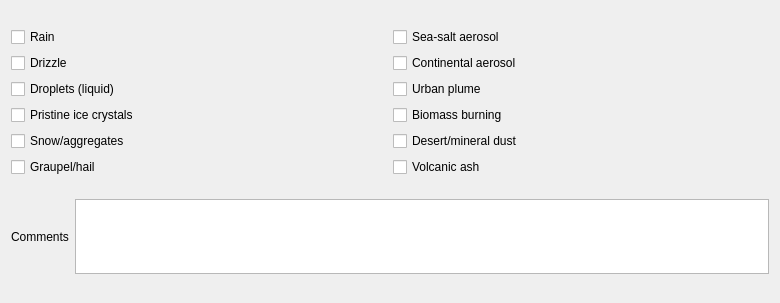
          <widget class="QWidget" name="page_6">
           <property name="geometry">
            <rect>
             <x>0</x>
             <y>0</y>
             <width>780</width>
             <height>303</height>
            </rect>
           </property>
           <attribute name="label">
            <string>Cloud, Precipitation and Aerosol Particles Sampled</string>
           </attribute>
           <layout class="QVBoxLayout" name="verticalLayout_21">
            <item>
             <layout class="QHBoxLayout" name="horizontalLayout_25">
              <item>
               <layout class="QVBoxLayout" name="verticalLayout_19">
                <item>
                 <widget class="QCheckBox" name="rainCheck">
                  <property name="text">
                   <string>Rain</string>
                  </property>
                 </widget>
                </item>
                <item>
                 <widget class="QCheckBox" name="drizzleCheck">
                  <property name="text">
                   <string>Drizzle</string>
                  </property>
                 </widget>
                </item>
                <item>
                 <widget class="QCheckBox" name="dropletsCheck">
                  <property name="text">
                   <string>Droplets (liquid)</string>
                  </property>
                 </widget>
                </item>
                <item>
                 <widget class="QCheckBox" name="pristineIceCrystalsCheck">
                  <property name="text">
                   <string>Pristine ice crystals</string>
                  </property>
                 </widget>
                </item>
                <item>
                 <widget class="QCheckBox" name="snowOrAggregatesCheck">
                  <property name="text">
                   <string>Snow/aggregates</string>
                  </property>
                 </widget>
                </item>
                <item>
                 <widget class="QCheckBox" name="graupelOrHailCheck">
                  <property name="text">
                   <string>Graupel/hail</string>
                  </property>
                 </widget>
                </item>
               </layout>
              </item>
              <item>
               <layout class="QVBoxLayout" name="verticalLayout_20">
                <item>
                 <widget class="QCheckBox" name="seaSaltAerosolCheck">
                  <property name="text">
                   <string>Sea-salt aerosol</string>
                  </property>
                 </widget>
                </item>
                <item>
                 <widget class="QCheckBox" name="continentalAerosolCheck">
                  <property name="text">
                   <string>Continental aerosol</string>
                  </property>
                 </widget>
                </item>
                <item>
                 <widget class="QCheckBox" name="urbanPlumeCheck">
                  <property name="text">
                   <string>Urban plume</string>
                  </property>
                 </widget>
                </item>
                <item>
                 <widget class="QCheckBox" name="biomassBurningCheck">
                  <property name="text">
                   <string>Biomass burning</string>
                  </property>
                 </widget>
                </item>
                <item>
                 <widget class="QCheckBox" name="desertOrMineralDustCheck">
                  <property name="text">
                   <string>Desert/mineral dust</string>
                  </property>
                 </widget>
                </item>
                <item>
                 <widget class="QCheckBox" name="volcanicAshCheck">
                  <property name="text">
                   <string>Volcanic ash</string>
                  </property>
                 </widget>
                </item>
               </layout>
              </item>
             </layout>
            </item>
            <item>
             <layout class="QHBoxLayout" name="horizontalLayout_26">
              <item>
               <widget class="QLabel" name="label_18">
                <property name="text">
                 <string>Comments</string>
                </property>
               </widget>
              </item>
              <item>
               <widget class="QTextEdit" name="PSOtherTextBox">
                <property name="maximumSize">
                 <size>
                  <width>16777215</width>
                  <height>75</height>
                 </size>
                </property>
               </widget>
              </item>
             </layout>
            </item>
           </layout>
          </widget>
